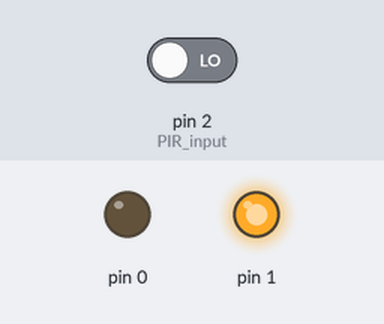
The sketch below on a simulated Arduino Uno, built with avr-gcc and run on an emulated ATmega328P. On the bench: output pins drawn as LEDs (lit = HIGH). The inputs (shaded band) are chosen by the test bench; at power-on: pin 2 (PIR_input) LOW.

Above: at 1.2 s.
1.3 s: pin 2 (PIR_input) driven HIGH
At 2.2 s:
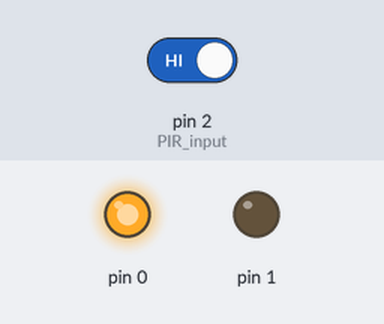
2.8 s: pin 2 (PIR_input) driven LOW
At 3.4 s:
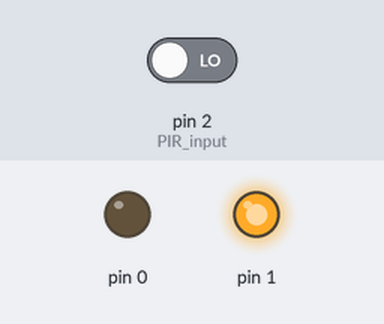
Timing chart, 0 to 5.8 s (numbered marks = the images above; inputs shaded):
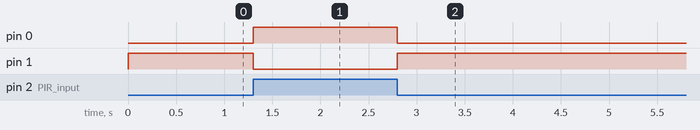

The sketch:

Code.ino
```cpp
void setup()
{
  pinMode(2, INPUT); //PIR input
  pinMode(0, OUTPUT);
  pinMode(1, OUTPUT);
}

void loop()
{
  if (digitalRead(2) == HIGH) {
    digitalWrite(0, HIGH);
    digitalWrite(1, LOW);
  } else {
    digitalWrite(1, HIGH);
    digitalWrite(0, LOW);
  }
}
```

Measured:
- after the input at 1.3 s, pin 0: LOW → HIGH at once; pin 1: HIGH → LOW at once
- after the input at 2.8 s, pin 0: HIGH → LOW at once; pin 1: LOW → HIGH at once
